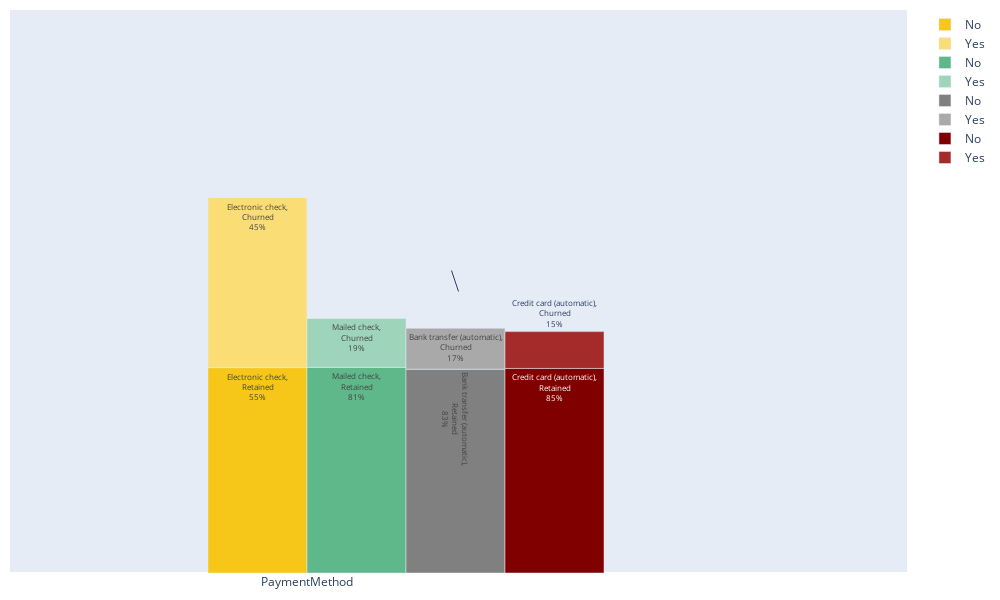

Source (notebook cell):
### Markdown cell above
##### 3a-iv. Distribution of PaymentMethod features

### Code cell
pmt_cols = ["PaymentMethod"]
mappings = {
    "Electronic check": 0,
    "Mailed check": 1,
    "Bank transfer (automatic)": 2,
    "Credit card (automatic)": 3,
}

pmt_vc = create_value_counts_df(
    original_df=df,
    column_names=pmt_cols,
    common_mapping=mappings,
    index_by_churn=False,
)

colors = {
    0: {
        "No": "#F6C619",
        "Yes": "#FADD75",
    },
    1: {
        "No": "#5EB88A",
        "Yes": "#9ED4B9",
    },
    2: {"No": "grey", "Yes": "darkgrey"},
    3: {"No": "maroon", "Yes": "brown"},
}

feature_label = {"PaymentMethod": {y: x for x, y in mappings.items()}}

generate_grouped_stacked_bar_charts(
    df_vc=pmt_vc, index_by_churn=False, label_dict=feature_label, color_dict=colors
)

### Figure 1 — Plotly figure (JSON) as saved in the notebook; plotly's stock layout.template omitted (floating-point values rounded to 4 significant figures)
{"data": [{"hovertemplate": "%{y}<extra></extra>", "marker": {"color": "#F6C619"}, "name": "No", "offset": -0.1667, "offsetgroup": "0", "text": ["Electronic check,<br>Retained<br>55%"], "textfont": {"size": 8}, "type": "bar", "width": 0.1667, "x": ["PaymentMethod"], "y": [1294], "yaxis": "y"}, {"hovertemplate": "%{y}<extra></extra>", "marker": {"color": "#FADD75"}, "name": "Yes", "offset": -0.1667, "offsetgroup": "0", "text": ["Electronic check,<br>Churned<br>45%"], "textfont": {"size": 8}, "type": "bar", "width": 0.1667, "x": ["PaymentMethod"], "y": [1071], "yaxis": "y"}, {"hovertemplate": "%{y}<extra></extra>", "marker": {"color": "#5EB88A"}, "name": "No", "offset": 0, "offsetgroup": "1", "text": ["Mailed check,<br>Retained<br>81%"], "textfont": {"size": 8}, "type": "bar", "width": 0.1667, "x": ["PaymentMethod"], "y": [1296], "yaxis": "y2"}, {"hovertemplate": "%{y}<extra></extra>", "marker": {"color": "#9ED4B9"}, "name": "Yes", "offset": 0, "offsetgroup": "1", "text": ["Mailed check,<br>Churned<br>19%"], "textfont": {"size": 8}, "type": "bar", "width": 0.1667, "x": ["PaymentMethod"], "y": [308], "yaxis": "y2"}, {"hovertemplate": "%{y}<extra></extra>", "marker": {"color": "grey"}, "name": "No", "offset": 0.1667, "offsetgroup": "2", "text": ["Bank transfer (automatic),<br>Retained<br>83%"], "textfont": {"size": 8}, "type": "bar", "width": 0.1667, "x": ["PaymentMethod"], "y": [1284], "yaxis": "y3"}, {"hovertemplate": "%{y}<extra></extra>", "marker": {"color": "darkgrey"}, "name": "Yes", "offset": 0.1667, "offsetgroup": "2", "text": ["Bank transfer (automatic),<br>Churned<br>17%"], "textfont": {"size": 8}, "type": "bar", "width": 0.1667, "x": ["PaymentMethod"], "y": [258], "yaxis": "y3"}, {"hovertemplate": "%{y}<extra></extra>", "marker": {"color": "maroon"}, "name": "No", "offset": 0.3333, "offsetgroup": "3", "text": ["Credit card (automatic),<br>Retained<br>85%"], "textfont": {"size": 8}, "type": "bar", "width": 0.1667, "x": ["PaymentMethod"], "y": [1289], "yaxis": "y4"}, {"hovertemplate": "%{y}<extra></extra>", "marker": {"color": "brown"}, "name": "Yes", "offset": 0.3333, "offsetgroup": "3", "text": ["Credit card (automatic),<br>Churned<br>15%"], "textfont": {"size": 8}, "type": "bar", "width": 0.1667, "x": ["PaymentMethod"], "y": [232], "yaxis": "y4"}], "layout": {"annotations": [{}], "barmode": "relative", "font": {"size": 12}, "height": 600, "hovermode": "x", "margin": {"b": 10, "l": 10, "r": 10, "t": 10}, "width": 1000, "yaxis": {"range": [0, 3548.0], "showgrid": false, "showticklabels": false}, "yaxis2": {"anchor": "x", "matches": "y", "overlaying": "y", "visible": false}, "yaxis3": {"anchor": "x", "matches": "y", "overlaying": "y", "visible": false}, "yaxis4": {"anchor": "x", "matches": "y", "overlaying": "y", "visible": false}}}
